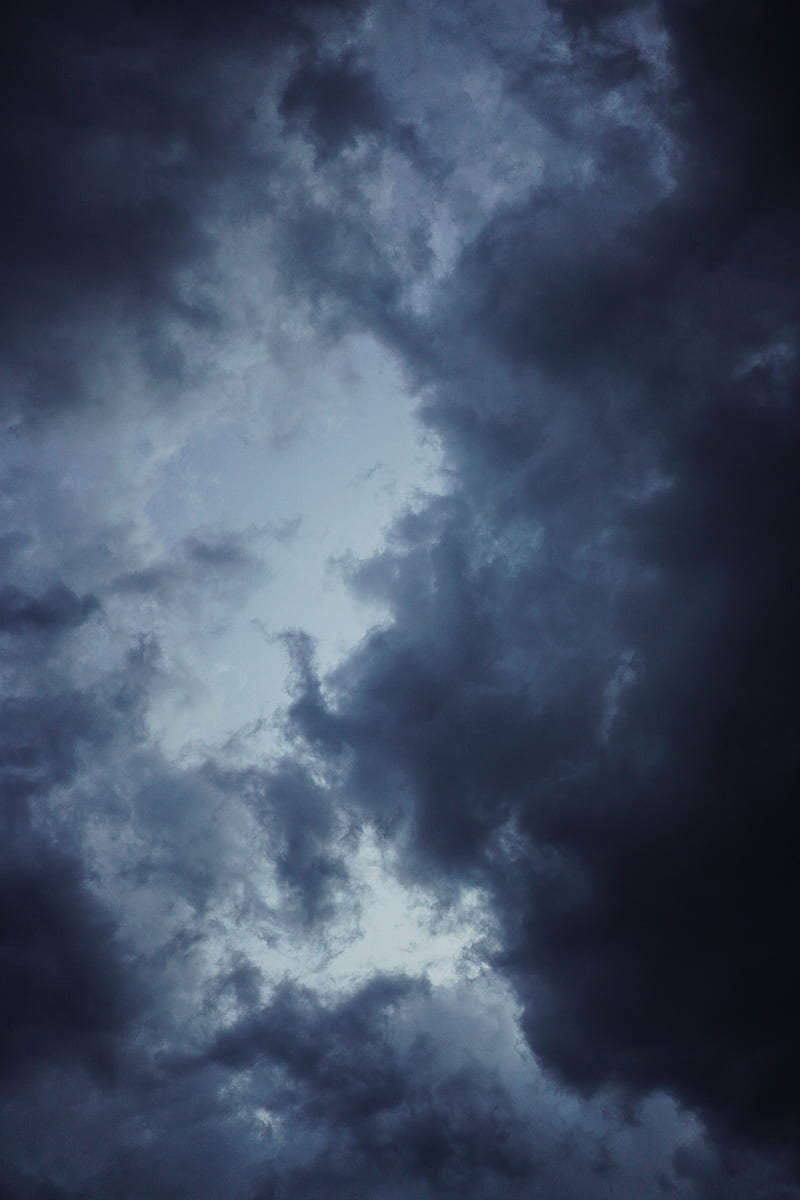
#> input picture images/cloudy1.jpg, 800 x 1200 px
$ python -i exposure_utils.py   (imports and definitions only)
#> lines starting #> are read from the running program, lines starting #| are printed output that depends on the picture
#> further down, picture is the input picture: shape (1200, 800, 3); mean B, G, R 98.9, 77.9, 65.5
import cv2
import numpy as np

def analyze_brightness(frame):
    hsv = cv2.cvtColor(frame, cv2.COLOR_BGR2HSV)
    v = hsv[:, :, 2]

    mean_v = float(np.mean(v))
    max_v = float(np.max(v))
    contrast_v = float(np.std(v))

    return {
        "mean_v": mean_v,
        "max_v": max_v,
        "contrast_v": contrast_v,
    }


def adaptive_exposure_drc(frame, target_mean=140.0,
                          clip_limit=2.0, tile_grid_size=(8, 8)):
#> called with target_mean = 140, clip_limit = 2, tile_grid_size = (8, 8)
    hsv = cv2.cvtColor(frame, cv2.COLOR_BGR2HSV)
#> hsv: shape (1200, 800, 3); mean H, S, V 110.1, 94.1, 98.9
    h, s, v = cv2.split(hsv)
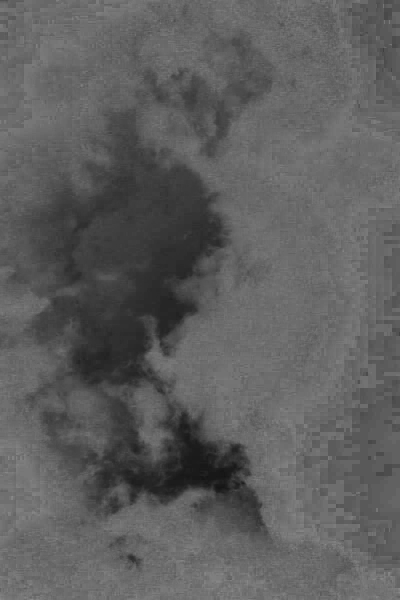
#> s: shape (1200, 800) (shown at 1/2 size); min 19, max 145, mean 94.1
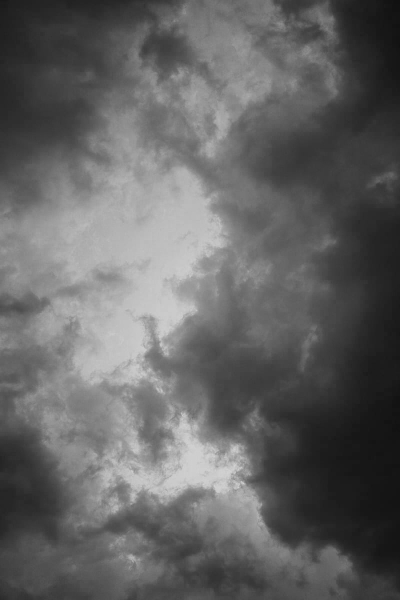
#> v: shape (1200, 800) (shown at 1/2 size); min 16, max 213, mean 98.9


    metrics = analyze_brightness(frame)
#> in analyze_brightness, `mean_v = float(np.mean(v))`: mean_v = 98.94
#> in analyze_brightness, `max_v = float(np.max(v))`: max_v = 213
#> in analyze_brightness, `contrast_v = float(np.std(v))`: contrast_v = 47.63
#> metrics = {'mean_v': 98.94, 'max_v': 213, 'contrast_v': 47.63}
    mean_v = metrics["mean_v"]
#> mean_v = 98.94


    clahe = cv2.createCLAHE(clipLimit=clip_limit,
                             tileGridSize=tile_grid_size)
    v_eq = clahe.apply(v)
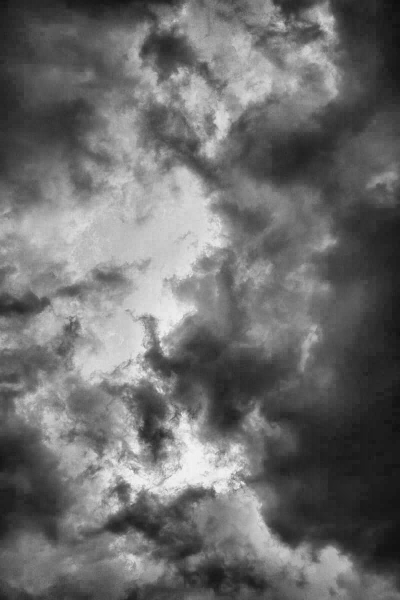
#> v_eq: shape (1200, 800) (shown at 1/2 size); min 13, max 245, mean 108.1

    hsv_eq = cv2.merge([h, s, v_eq])
#> hsv_eq: shape (1200, 800, 3); mean H, S, V 110.1, 94.1, 108.1
    adjusted_frame = cv2.cvtColor(hsv_eq, cv2.COLOR_HSV2BGR)
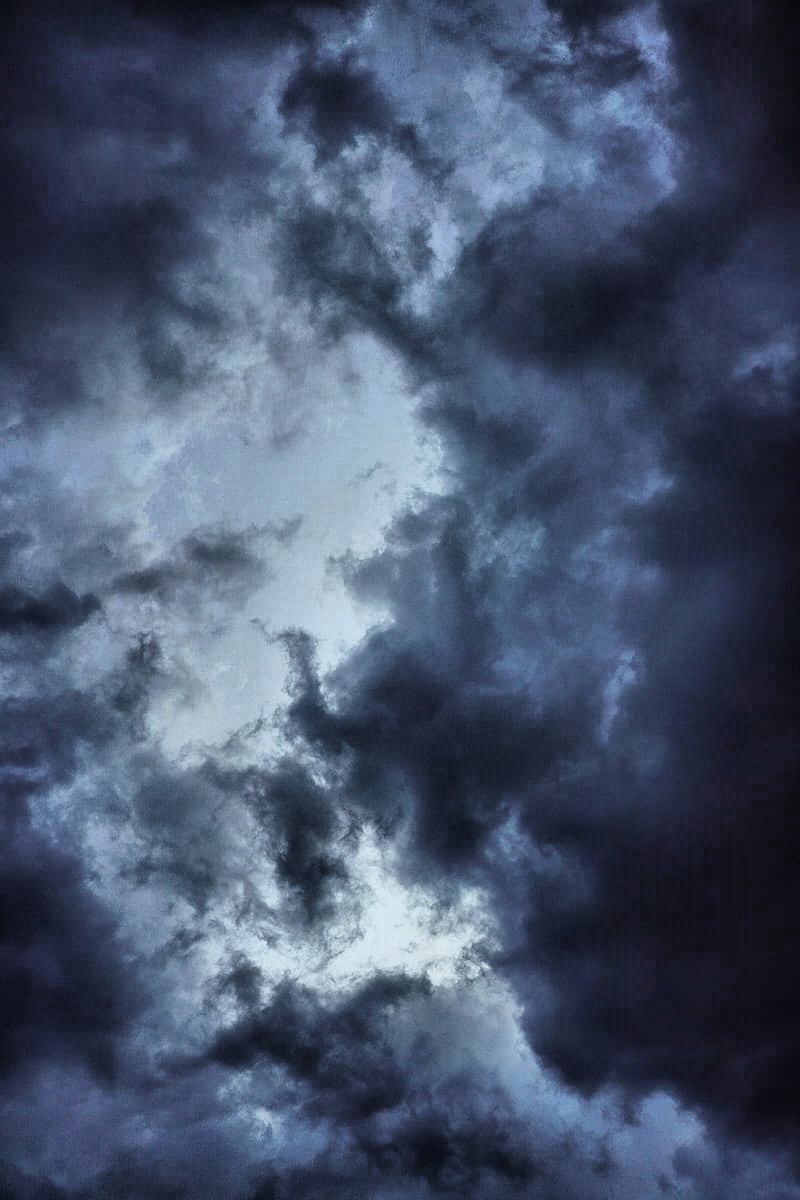
#> adjusted_frame: shape (1200, 800, 3); mean B, G, R 108.1, 84.3, 70.9


    exposure_scale = target_mean / (mean_v + 1e-6)
#> exposure_scale = 1.42
    exposure_scale = float(np.clip(exposure_scale, 0.5, 2.0))

    return adjusted_frame, metrics, exposure_scale

>>> import cv2
>>> picture = cv2.imread('../images/cloudy1.jpg')
>>> result = adaptive_exposure_drc(picture)

$ run again, on images/no_sun1.jpg
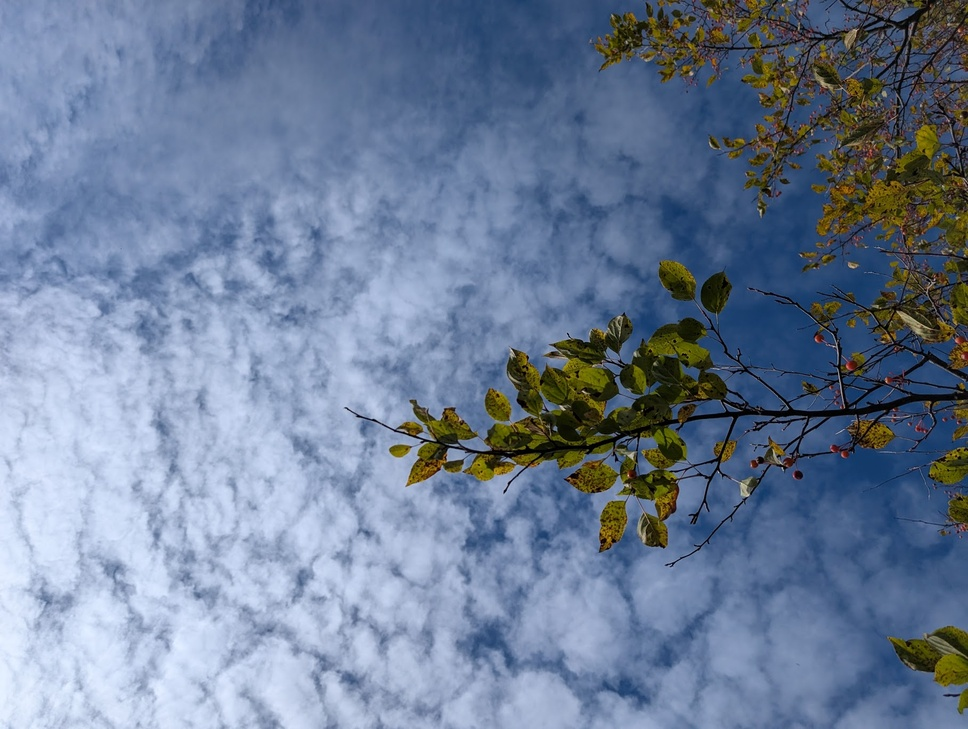
#> input picture images/no_sun1.jpg, 968 x 729 px, shrunk from 1817 x 1368 before the run
#> picture is the input picture: shape (729, 968, 3); mean B, G, R 151.6, 125.8, 109.1
#> hsv: shape (729, 968, 3); mean H, S, V 100.1, 98.1, 156.5
#> in adaptive_exposure_drc, `h, s, v = cv2.split(hsv)`:
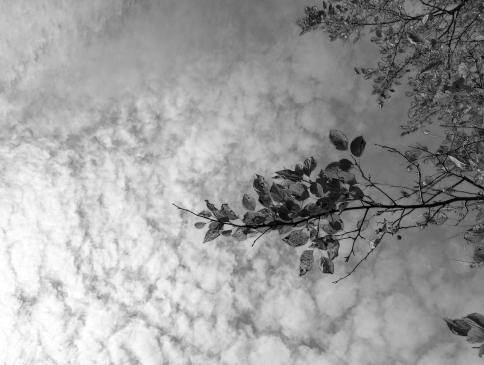
#> v: shape (729, 968) (shown at 1/2 size); min 0, max 255, mean 156.5
#> in analyze_brightness, `mean_v = float(np.mean(v))`: mean_v = 156.5
#> max_v = 255
#> contrast_v = 54.85
#> metrics = {'mean_v': 156.5, 'max_v': 255, 'contrast_v': 54.85}
#> in adaptive_exposure_drc, `mean_v = metrics["mean_v"]`: mean_v = 156.5
#> hsv_eq: shape (729, 968, 3); mean H, S, V 100.1, 98.1, 153.1
#> in adaptive_exposure_drc, `adjusted_frame = cv2.cvtColor(hsv_eq, cv2.COLOR_HSV2BGR)`:
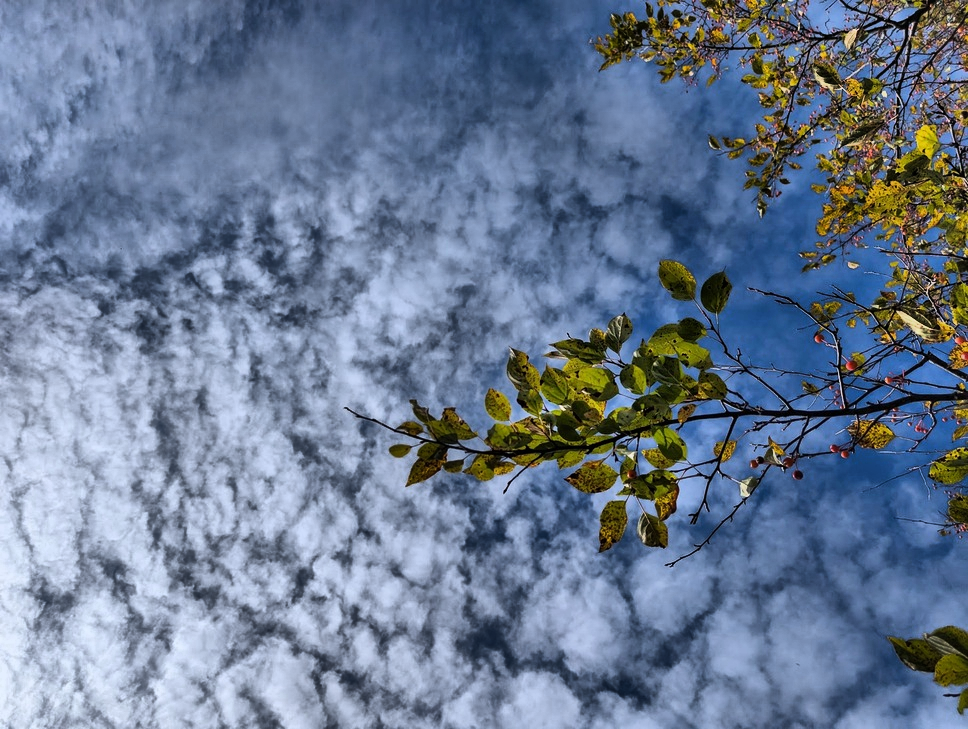
#> adjusted_frame: shape (729, 968, 3); mean B, G, R 147, 122, 105.5
#> exposure_scale = 0.894

$ run again, on images/no_sun2.jpg
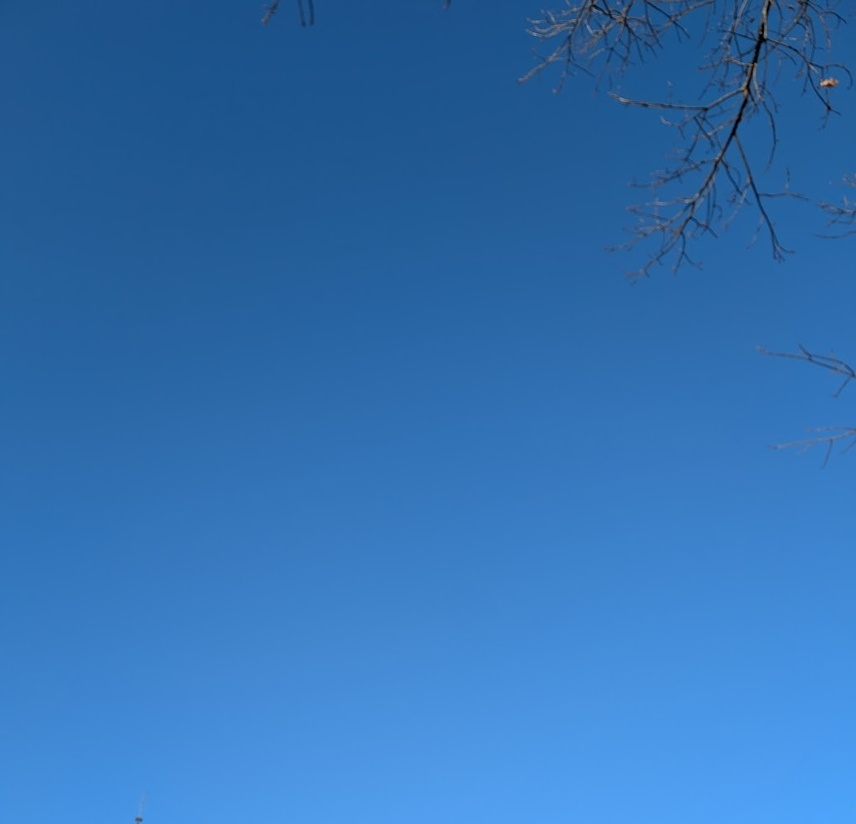
#> input picture images/no_sun2.jpg, 856 x 824 px, shrunk from 1031 x 992 before the run
#> picture is the input picture: shape (824, 856, 3); mean B, G, R 179.3, 113.5, 50.4
#> hsv: shape (824, 856, 3); mean H, S, V 105.1, 184.7, 179.3
#> in adaptive_exposure_drc, `h, s, v = cv2.split(hsv)`:
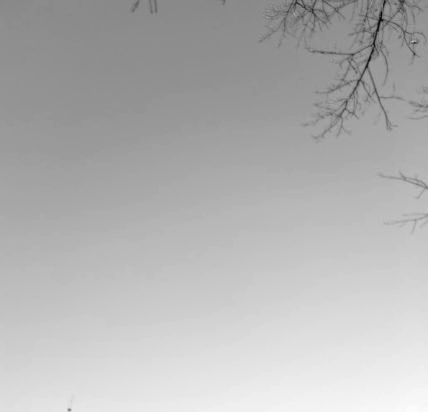
#> v: shape (824, 856) (shown at 1/2 size); min 1, max 252, mean 179.3
#> in analyze_brightness, `mean_v = float(np.mean(v))`: mean_v = 179.3
#> max_v = 252
#> contrast_v = 32.61
#> metrics = {'mean_v': 179.3, 'max_v': 252, 'contrast_v': 32.61}
#> in adaptive_exposure_drc, `mean_v = metrics["mean_v"]`: mean_v = 179.3
#> hsv_eq: shape (824, 856, 3); mean H, S, V 105.1, 184.7, 175.4
#> in adaptive_exposure_drc, `adjusted_frame = cv2.cvtColor(hsv_eq, cv2.COLOR_HSV2BGR)`:
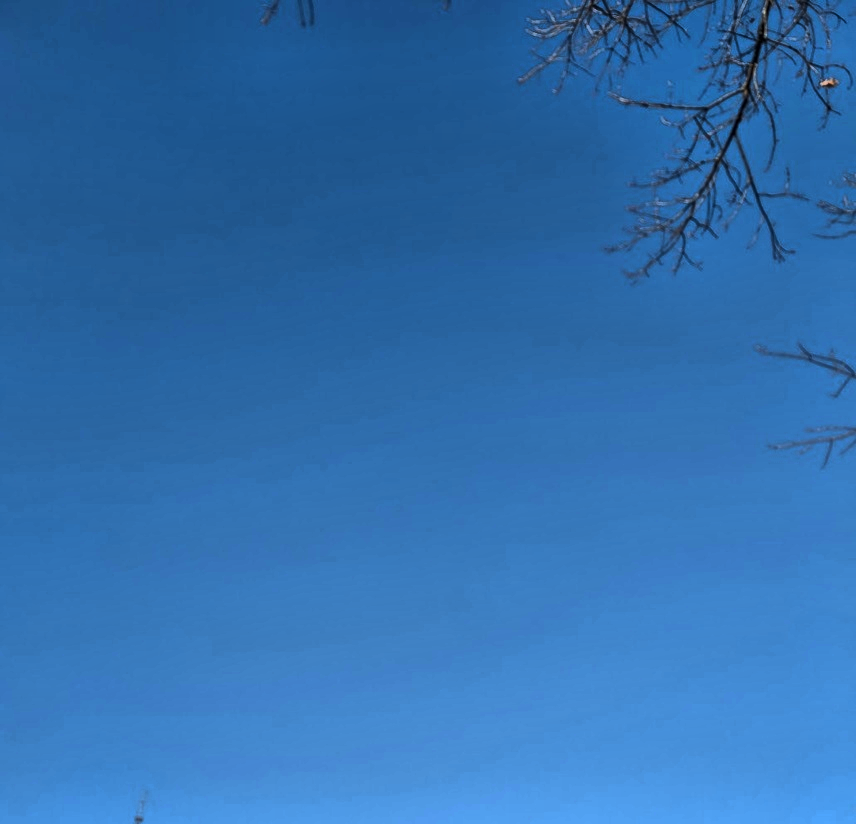
#> adjusted_frame: shape (824, 856, 3); mean B, G, R 175.4, 111.3, 48.6
#> exposure_scale = 0.781
